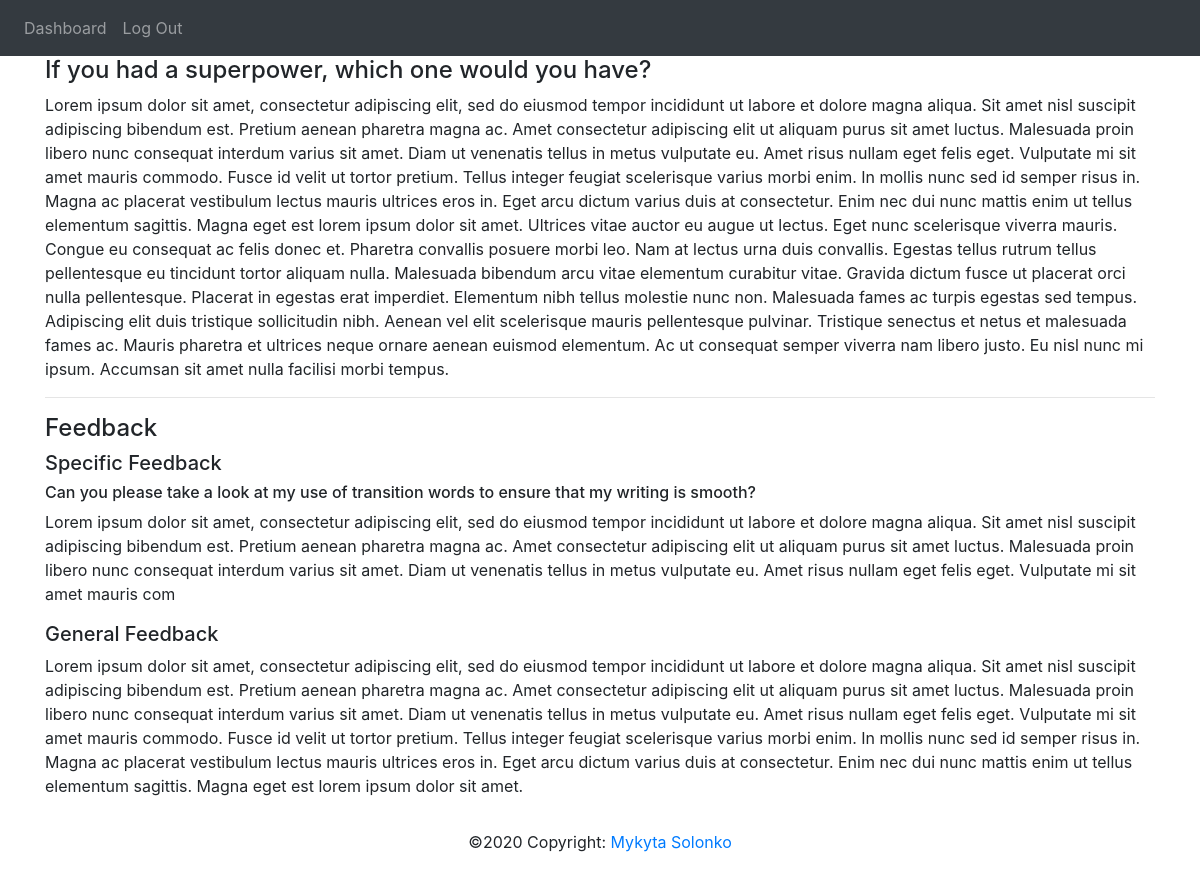
/view (signed in), run on the app's committed database.
### project/db_models.py (models this page shows, shortened)
class Prompt(db.Model):
    __tablename__ = 'prompt'
    id = db.Column(db.Integer, primary_key=True)
    prompt = db.Column(db.Text, nullable=False)

class Freewrite(db.Model):
    __tablename__ = 'freewrite'
    id = db.Column(db.Integer, primary_key=True)
    content = db.Column(db.Text, nullable=False)
    question = db.Column(db.Text, nullable=False)
    complete = db.Column(db.Boolean, nullable=False, default=False)
    received_feedback = db.Column(db.Boolean, nullable=False, default=False)
    searching_feedback = db.Column(db.Boolean, nullable=False, default=True)
    prompt_id = db.Column(db.Integer, db.ForeignKey('prompt.id'), nullable=False)
    user_id = db.Column(db.Integer, db.ForeignKey('user.id'), nullable=False)
    feedback = db.relationship('Feedback', backref='freewrite', lazy=True)

class Feedback(db.Model):
    __tablename__ = 'feedback'
    id = db.Column(db.Integer, primary_key=True)
    general = db.Column(db.Text, nullable=False)
    specific = db.Column(db.Text, nullable=False)
    complete = db.Column(db.Boolean, nullable=False, default=False)
    user_id = db.Column(db.Integer, db.ForeignKey('user.id'), nullable=False) # person who writes the FEEDBACK
    freewrite_id = db.Column(db.Integer, db.ForeignKey('freewrite.id'), nullable=False) # id of the freewrite of the person receiving feedback

### project/routes.py (the view)
@application.route("/view")
@login_required
def view():
    prompt_id = request.args.get('n', default = 1, type = int)
    freewrite = Freewrite.query.filter(Freewrite.user==current_user, Freewrite.prompt_id==prompt_id).first()
    if freewrite is None:
        return redirect(url_for('dashboard'))
    else:
       prompt = Prompt.query.filter(Prompt.id==prompt_id).first().prompt
       response = freewrite.content
       feedback_general = False
       feedback_specific = None
       feedback_query = Feedback.query.filter(Feedback.freewrite == freewrite).first()
       if feedback_query is not None:
           feedback_general = feedback_query.general
           feedback_specific = feedback_query.specific
       return render_template("view.html", prompt=prompt, response=response, feedback_general = feedback_general, feedback_specific = feedback_specific, question = freewrite.question)

### project/db_models.py (called while the page is built)
@login_manager.user_loader
def load_user(user_id):
    return User.query.get(int(user_id))

### project/templates/view.html (shortened to what this page needs)
{% extends 'home_base.html' %}
{% block content %}
    <div class="container">
       <h4>{{prompt}}</h4>
        <p>{{response}}</p>
        <hr>
        {% if feedback_general %}
        <h4>Feedback </h4>
        <h5>Specific Feedback</h5>
        <h6>{{question}}</h6>
        <p>{{feedback_specific}}</p>
        <h5>General Feedback</h5>
        <p>{{feedback_general}}</p>
        {% endif %}
    </div>
{% endblock %}

### data on the page
Prompt: prompt "If you had a superpower, which one would you have?"
Freewrite: content "Lorem ipsum dolor sit amet, consectetur adipiscing elit, sed do eiusmod tempor incididunt ut labore et dolore magna aliqua. Sit amet nisl suscipit adipiscing bibendum est. Pretium aenean pharetra magna ac. Amet consectetur adipiscing elit ut aliquam purus sit amet luctus. Malesuada proin libero nunc consequat interdum varius sit amet. Diam ut venenatis tellus in metus vulputate eu. Amet risus nullam eget felis eget. Vulputate mi sit amet mauris commodo. Fusce id velit ut tortor pretium. Tellus integer feugiat scelerisque varius morbi enim. In mollis nunc sed id semper risus in. Magna ac placerat vestibulum lectus mauris ultrices eros in. Eget arcu dictum varius duis at consectetur. Enim nec…", question "Can you please take a look at my use of transition words to ensure that my writing is smooth?"
Feedback: specific "Lorem ipsum dolor sit amet, consectetur adipiscing elit, sed do eiusmod tempor incididunt ut labore et dolore magna aliqua. Sit amet nisl suscipit adipiscing bibendum est. Pretium aenean pharetra magna ac. Amet consectetur adipiscing elit ut aliquam purus sit amet luctus. Malesuada proin libero nunc consequat interdum varius sit amet. Diam ut venenatis tellus in metus vulputate eu. Amet risus nullam eget felis eget. Vulputate mi sit amet mauris com", general "Lorem ipsum dolor sit amet, consectetur adipiscing elit, sed do eiusmod tempor incididunt ut labore et dolore magna aliqua. Sit amet nisl suscipit adipiscing bibendum est. Pretium aenean pharetra magna ac. Amet consectetur adipiscing elit ut aliquam purus sit amet luctus. Malesuada proin libero nunc consequat interdum varius sit amet. Diam ut venenatis tellus in metus vulputate eu. Amet risus nullam eget felis eget. Vulputate mi sit amet mauris commodo. Fusce id velit ut tortor pretium. Tellus integer feugiat scelerisque varius morbi enim. In mollis nunc sed id semper risus in. Magna ac placerat vestibulum lectus mauris ultrices eros in. Eget arcu dictum varius duis at consectetur. Enim nec…"
